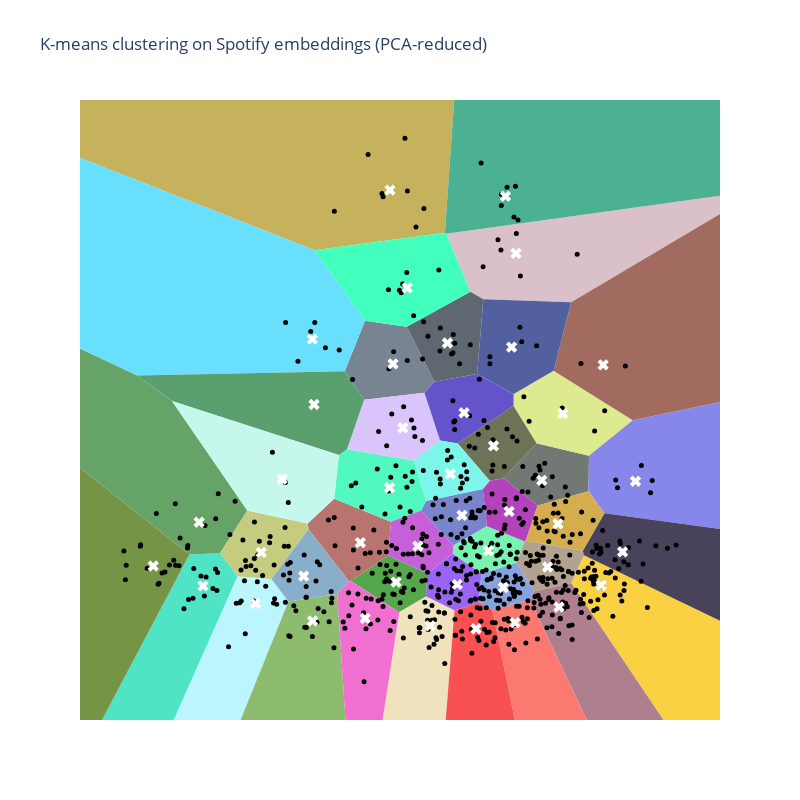

The notebook cell this image was saved under:
### Code cell
# Generate a unique color for each region
def generate_color(name, factor=0.25):
    """Generate a pastel color for the given name."""
    # Generate a color based on the hash of the name
    hash_object = hashlib.md5(name.encode())
    hex_dig = hash_object.hexdigest()
    base_color = [int(hex_dig[i:i+2], 16) for i in (0, 2, 4)]

    # Mix the color with white
    pastel_color = [(1 - factor) * c + factor * 255 for c in base_color]
    pastel_color_hex = ''.join(f'{int(c):02x}' for c in pastel_color)

    return '#' + pastel_color_hex

# Create Plotly figure
fig = go.Figure()

# Add Voronoi regions, each with a different color
for region, center in zip(regions, kmeans.cluster_centers_):
    polygon = vertices[region]
    color = generate_color(str(center))
    fig.add_trace(go.Scatter(
        x=polygon[:, 0],
        y=polygon[:, 1],
        fill="toself",
        fillcolor=color,
        mode='lines',
        line=dict(color='rgba(0,0,0,0)')  # No border color
    ))

# Add scatter plot of points
fig.add_trace(go.Scatter(
    x=df['x'],
    y=df['y'],
    mode='markers',
    marker=dict(color='black', size=5),
    text=df.apply(lambda row: f"{row['name']} by {row['artist']}", axis=1),
    hoverinfo='text'
))

# Add centroids
fig.add_trace(go.Scatter(
    x=kmeans.cluster_centers_[:, 0],
    y=kmeans.cluster_centers_[:, 1],
    mode='markers',
    marker=dict(size=10, color='white', symbol='x'),
    name='Centroids'
))

# Update layout
fig.update_layout(
    title="K-means clustering on Spotify embeddings (PCA-reduced)",
    xaxis=dict(visible=False),
    yaxis=dict(visible=False),
    showlegend=False,
    width=800,
    height=800,
    plot_bgcolor='rgba(0,0,0,0)'
)

fig.update_xaxes(minallowed=df['x'].min()-1, maxallowed=df['x'].max()+1)
fig.update_yaxes(minallowed=df['y'].min()-1, maxallowed=df['y'].max()+1)


# Show the plot
fig.show()

### Figure 1 — Plotly figure (JSON) as saved in the notebook; plotly's stock layout.template omitted (floating-point values rounded to 4 significant figures; data arrays with more than 128 entries replaced by an {"elided": "..."} marker saying what was removed)
{"data": [{"fill": "toself", "fillcolor": "#9a65f7", "line": {"color": "rgba(0,0,0,0)"}, "mode": "lines", "type": "scatter", "x": [-0.5912, 0.05794, 0.6124, 0.6709, 0.01857, -0.5643], "y": [-1.544, -1.912, -1.707, -0.9411, -0.4166, -0.9387]}, {"fill": "toself", "fillcolor": "#dac0c9", "line": {"color": "rgba(0,0,0,0)"}, "mode": "lines", "type": "scatter", "x": [0.7159, 0.4215, -0.1308, 7.037, 2.718], "y": [6.251, 6.447, 7.966, 9.111, 6.17]}, {"fill": "toself", "fillcolor": "#bbf6fe", "line": {"color": "rgba(0,0,0,0)"}, "mode": "lines", "type": "scatter", "x": [-16.36, -14.28, -3.73, -4.117, -4.89], "y": [-30.72, -31.73, -1.678, -1.086, -1.01]}, {"fill": "toself", "fillcolor": "#fbd144", "line": {"color": "rgba(0,0,0,0)"}, "mode": "lines", "type": "scatter", "x": [18.83, 30.87, 3.011, 2.721], "y": [-28.67, -15.89, -0.4612, -1.193]}, {"fill": "toself", "fillcolor": "#7884cc", "line": {"color": "rgba(0,0,0,0)"}, "mode": "lines", "type": "scatter", "x": [0.7979, 0.03399, -0.7014, -0.5925, 0.7036], "y": [0.2953, -0.2043, 0.7091, 0.9579, 1.276]}, {"fill": "toself", "fillcolor": "#788491", "line": {"color": "rgba(0,0,0,0)"}, "mode": "lines", "type": "scatter", "x": [-0.3976, -1.032, -1.983, -2.446, -2.002, -0.6271], "y": [4.088, 5.527, 5.683, 4.362, 3.612, 3.798]}, {"fill": "toself", "fillcolor": "#b4a290", "line": {"color": "rgba(0,0,0,0)"}, "mode": "lines", "type": "scatter", "x": [1.474, 1.87, 2.721, 3.011, 2.985, 1.685, 1.654], "y": [-0.6613, -1.404, -1.193, -0.4612, -0.3479, -0.07596, -0.09438]}, {"fill": "toself", "fillcolor": "#b8746f", "line": {"color": "rgba(0,0,0,0)"}, "mode": "lines", "type": "scatter", "x": [-1.454, -1.391, -2.687, -3.29, -3.272, -2.348, -2.302], "y": [-0.4703, 0.4183, 1.018, 0.3718, 0.216, -1.142, -1.14]}, {"fill": "toself", "fillcolor": "#727873", "line": {"color": "rgba(0,0,0,0)"}, "mode": "lines", "type": "scatter", "x": [1.173, 1.952, 3.115, 3.125, 1.928], "y": [1.556, 0.8397, 1.215, 2.148, 2.476]}, {"fill": "toself", "fillcolor": "#c6b15c", "line": {"color": "rgba(0,0,0,0)"}, "mode": "lines", "type": "scatter", "x": [-3.134, -0.1598, 1.778, -72.14, -44.21], "y": [7.535, 7.993, 39.78, 41.45, 26.15]}, {"fill": "toself", "fillcolor": "#4fe4c6", "line": {"color": "rgba(0,0,0,0)"}, "mode": "lines", "type": "scatter", "x": [-19.28, -16.36, -4.89, -5.289, -5.987], "y": [-29.38, -30.72, -1.01, -0.4085, -0.4462]}, {"fill": "toself", "fillcolor": "#af7f8f", "line": {"color": "rgba(0,0,0,0)"}, "mode": "lines", "type": "scatter", "x": [13.9, 18.83, 2.721, 1.87, 1.778], "y": [-31.08, -28.67, -1.193, -1.404, -1.632]}, {"fill": "toself", "fillcolor": "#54a74b", "line": {"color": "rgba(0,0,0,0)"}, "mode": "lines", "type": "scatter", "x": [-1.454, -0.5643, -0.5912, -1.202, -2.302], "y": [-0.4703, -0.9387, -1.544, -1.956, -1.14]}, {"fill": "toself", "fillcolor": "#fc7972", "line": {"color": "rgba(0,0,0,0)"}, "mode": "lines", "type": "scatter", "x": [6.5, 13.9, 1.778, 0.9187], "y": [-33.24, -31.08, -1.632, -1.883]}, {"fill": "toself", "fillcolor": "#65a466", "line": {"color": "rgba(0,0,0,0)"}, "mode": "lines", "type": "scatter", "x": [-5.289, -4.667, -6.386, -7.174, -16.83, -5.987], "y": [-0.4085, 0.7115, 3.584, 4.253, 9.447, -0.4462]}, {"fill": "toself", "fillcolor": "#deea90", "line": {"color": "rgba(0,0,0,0)"}, "mode": "lines", "type": "scatter", "x": [1.928, 3.125, 4.122, 2.318, 1.408, 1.405], "y": [2.476, 2.148, 3.077, 4.374, 3.764, 3.452]}, {"fill": "toself", "fillcolor": "#dac4fc", "line": {"color": "rgba(0,0,0,0)"}, "mode": "lines", "type": "scatter", "x": [-0.8684, -2.395, -2.002, -0.6271, -0.2706], "y": [2.013, 2.311, 3.612, 3.798, 2.548]}, {"fill": "toself", "fillcolor": "#51f8bf", "line": {"color": "rgba(0,0,0,0)"}, "mode": "lines", "type": "scatter", "x": [-0.5925, -0.8684, -2.395, -2.58, -2.687, -1.391, -0.7014], "y": [0.9579, 2.013, 2.311, 2.165, 1.018, 0.4183, 0.7091]}, {"fill": "toself", "fillcolor": "#f0e2bc", "line": {"color": "rgba(0,0,0,0)"}, "mode": "lines", "type": "scatter", "x": [-1.202, -2.175, -6.218, 0.05794, -0.5912], "y": [-1.956, -9.197, -91.98, -1.912, -1.544]}, {"fill": "toself", "fillcolor": "#769445", "line": {"color": "rgba(0,0,0,0)"}, "mode": "lines", "type": "scatter", "x": [-19.28, -5.987, -16.83, -44.21, -72.14], "y": [-29.38, -0.4462, 9.447, 26.15, 41.45]}, {"fill": "toself", "fillcolor": "#85a3e0", "line": {"color": "rgba(0,0,0,0)"}, "mode": "lines", "type": "scatter", "x": [0.6709, 0.6124, 0.9187, 1.778, 1.87, 1.474], "y": [-0.9411, -1.707, -1.883, -1.632, -1.404, -0.6613]}, {"fill": "toself", "fillcolor": "#6454cc", "line": {"color": "rgba(0,0,0,0)"}, "mode": "lines", "type": "scatter", "x": [0.1325, -0.2706, -0.6271, -0.3976, 0.5733, 1.408, 1.405], "y": [2.469, 2.548, 3.798, 4.088, 4.289, 3.764, 3.452]}, {"fill": "toself", "fillcolor": "#4cb092", "line": {"color": "rgba(0,0,0,0)"}, "mode": "lines", "type": "scatter", "x": [-0.1598, -0.1308, 7.037, 35.48, 1.778], "y": [7.993, 7.966, 9.111, 23.44, 39.78]}, {"fill": "toself", "fillcolor": "#67dffd", "line": {"color": "rgba(0,0,0,0)"}, "mode": "lines", "type": "scatter", "x": [-7.174, -2.446, -1.983, -3.134, -44.21, -16.83], "y": [4.253, 4.362, 5.683, 7.535, 26.15, 9.447]}, {"fill": "toself", "fillcolor": "#5f6770", "line": {"color": "rgba(0,0,0,0)"}, "mode": "lines", "type": "scatter", "x": [0.7159, 0.4215, -1.032, -0.3976, 0.5733], "y": [6.251, 6.447, 5.527, 4.088, 4.289]}, {"fill": "toself", "fillcolor": "#78f4b1", "line": {"color": "rgba(0,0,0,0)"}, "mode": "lines", "type": "scatter", "x": [0.7979, 1.654, 1.474, 0.6709, 0.01857, 0.03399], "y": [0.2953, -0.09438, -0.6613, -0.9411, -0.4166, -0.2043]}, {"fill": "toself", "fillcolor": "#c5cc7f", "line": {"color": "rgba(0,0,0,0)"}, "mode": "lines", "type": "scatter", "x": [-5.289, -4.667, -3.29, -3.272, -4.117, -4.89], "y": [-0.4085, 0.7115, 0.3718, 0.216, -1.086, -1.01]}, {"fill": "toself", "fillcolor": "#8dbc6e", "line": {"color": "rgba(0,0,0,0)"}, "mode": "lines", "type": "scatter", "x": [-7.957, -6.218, -2.175, -2.616, -3.73, -14.28], "y": [-123.8, -91.98, -9.197, -1.482, -1.678, -31.73]}, {"fill": "toself", "fillcolor": "#c760d8", "line": {"color": "rgba(0,0,0,0)"}, "mode": "lines", "type": "scatter", "x": [-1.454, -1.391, -0.7014, 0.03399, 0.01857, -0.5643], "y": [-0.4703, 0.4183, 0.7091, -0.2043, -0.4166, -0.9387]}, {"fill": "toself", "fillcolor": "#f06fd0", "line": {"color": "rgba(0,0,0,0)"}, "mode": "lines", "type": "scatter", "x": [-2.302, -2.348, -2.616, -2.175, -1.202], "y": [-1.14, -1.142, -1.482, -9.197, -1.956]}, {"fill": "toself", "fillcolor": "#8786ea", "line": {"color": "rgba(0,0,0,0)"}, "mode": "lines", "type": "scatter", "x": [3.125, 3.115, 3.477, 34.93, 35.08, 4.122], "y": [2.148, 1.215, 0.6408, -4.354, 10.55, 3.077]}, {"fill": "toself", "fillcolor": "#6c7357", "line": {"color": "rgba(0,0,0,0)"}, "mode": "lines", "type": "scatter", "x": [0.8613, 0.1325, 1.405, 1.928, 1.173], "y": [1.491, 2.469, 3.452, 2.476, 1.556]}, {"fill": "toself", "fillcolor": "#5a9f6e", "line": {"color": "rgba(0,0,0,0)"}, "mode": "lines", "type": "scatter", "x": [-6.386, -7.174, -2.446, -2.002, -2.395, -2.58], "y": [3.584, 4.253, 4.362, 3.612, 2.311, 2.165]}, {"fill": "toself", "fillcolor": "#48425a", "line": {"color": "rgba(0,0,0,0)"}, "mode": "lines", "type": "scatter", "x": [30.87, 34.93, 3.477, 2.985, 3.011], "y": [-15.89, -4.354, 0.6408, -0.3479, -0.4612]}, {"fill": "toself", "fillcolor": "#88aec9", "line": {"color": "rgba(0,0,0,0)"}, "mode": "lines", "type": "scatter", "x": [-4.117, -3.272, -2.348, -2.616, -3.73], "y": [-1.086, 0.216, -1.142, -1.482, -1.678]}, {"fill": "toself", "fillcolor": "#b442bd", "line": {"color": "rgba(0,0,0,0)"}, "mode": "lines", "type": "scatter", "x": [0.8613, 0.7036, 0.7979, 1.654, 1.685, 1.952, 1.173], "y": [1.491, 1.276, 0.2953, -0.09438, -0.07596, 0.8397, 1.556]}, {"fill": "toself", "fillcolor": "#43ffbd", "line": {"color": "rgba(0,0,0,0)"}, "mode": "lines", "type": "scatter", "x": [-0.1308, 0.4215, -1.032, -1.983, -3.134, -0.1598], "y": [7.966, 6.447, 5.527, 5.683, 7.535, 7.993]}, {"fill": "toself", "fillcolor": "#a16b60", "line": {"color": "rgba(0,0,0,0)"}, "mode": "lines", "type": "scatter", "x": [7.037, 2.718, 2.318, 4.122, 35.08, 35.48], "y": [9.111, 6.17, 4.374, 3.077, 10.55, 23.44]}, {"fill": "toself", "fillcolor": "#f95152", "line": {"color": "rgba(0,0,0,0)"}, "mode": "lines", "type": "scatter", "x": [-6.218, -7.957, 6.5, 0.9187, 0.6124, 0.05794], "y": [-91.98, -123.8, -33.24, -1.883, -1.707, -1.912]}, {"fill": "toself", "fillcolor": "#d3ad4e", "line": {"color": "rgba(0,0,0,0)"}, "mode": "lines", "type": "scatter", "x": [1.685, 1.952, 3.115, 3.477, 2.985], "y": [-0.07596, 0.8397, 1.215, 0.6408, -0.3479]}, {"fill": "toself", "fillcolor": "#c6f7ed", "line": {"color": "rgba(0,0,0,0)"}, "mode": "lines", "type": "scatter", "x": [-3.29, -2.687, -2.58, -6.386, -4.667], "y": [0.3718, 1.018, 2.165, 3.584, 0.7115]}, {"fill": "toself", "fillcolor": "#5360a0", "line": {"color": "rgba(0,0,0,0)"}, "mode": "lines", "type": "scatter", "x": [1.408, 0.5733, 0.7159, 2.718, 2.318], "y": [3.764, 4.289, 6.251, 6.17, 4.374]}, {"fill": "toself", "fillcolor": "#7df6ea", "line": {"color": "rgba(0,0,0,0)"}, "mode": "lines", "type": "scatter", "x": [0.8613, 0.7036, -0.5925, -0.8684, -0.2706, 0.1325], "y": [1.491, 1.276, 0.9579, 2.013, 2.548, 2.469]}, {"hoverinfo": "text", "marker": {"color": "black", "size": 5}, "mode": "markers", "text": {"elided": "651 str values"}, "type": "scatter", "x": {"elided": "651 float values"}, "y": {"elided": "651 float values"}}, {"marker": {"color": "white", "size": 10, "symbol": "x"}, "mode": "markers", "name": "Centroids", "type": "scatter", "x": [0.1212, 1.46, -4.479, 3.403, 0.2279, -1.345, 2.181, -2.089, 2.049, -1.414, -5.676, 2.441, -1.273, 1.439, -5.766, 2.53, -1.118, -1.424, -0.496, -6.812, 1.17, 0.2756, 1.221, -3.185, -0.1034, 0.8339, -4.348, -3.176, -0.7775, -1.979, 4.186, 0.9477, -3.146, 3.892, -3.383, 1.302, -1.019, 3.448, 0.5504, 2.418, -3.875, 1.36, -0.03833], "y": [-1.229, 7.45, -1.728, -1.255, 0.5839, 4.555, -0.7701, -0.1319, 1.5, 9.111, -1.266, -1.819, -1.167, -2.231, 0.4024, 3.253, 2.877, 1.307, -2.317, -0.7441, -1.309, 3.274, 8.951, 5.202, 5.102, -0.3426, -0.3856, -2.186, -0.2255, -2.117, 1.476, 2.404, 3.49, -0.3731, -1.012, 0.6872, 6.549, 4.53, -2.39, 0.361, 1.535, 4.996, 1.669]}], "layout": {"height": 800, "plot_bgcolor": "rgba(0,0,0,0)", "showlegend": false, "title": {"text": "K-means clustering on Spotify embeddings (PCA-reduced)"}, "width": 800, "xaxis": {"maxallowed": 6.113, "minallowed": -8.482, "visible": false}, "yaxis": {"maxallowed": 11.47, "minallowed": -4.783, "visible": false}}}
